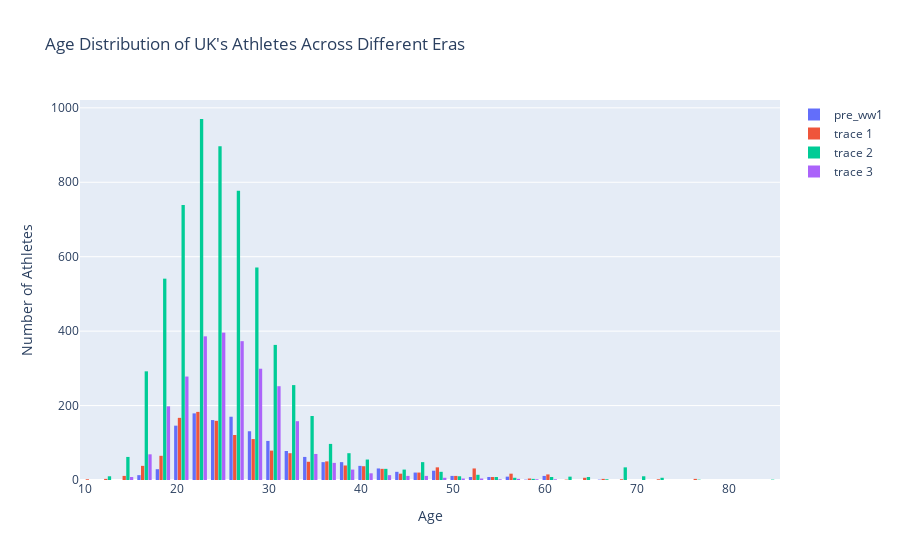

The notebook cell this image was saved under:
### Code cell
athlete_events = pd.read_csv("../Project/data/athlete_events.csv")
UK_athletes = athlete_events[athlete_events['NOC'] == 'GBR']
pre_ww1 = UK_athletes[UK_athletes['Year'] < 1914]

between_wars = UK_athletes[(UK_athletes['Year'] >= 1914) & (UK_athletes['Year'] < 1945)]

post_ww2_pre_2000 = UK_athletes[(UK_athletes['Year'] >= 1945) & (UK_athletes['Year'] < 2000)]

post_2000 = UK_athletes[UK_athletes['Year'] >= 2000]

ages_names = ['pre_ww1', 'between_wars', 'post_ww2_pre_2000', 'post_2000']

fig_pre_ww1 = px.histogram(pre_ww1, x='Age', nbins=50,
                        title="Age Distribution of UK's Athletes Before WWI",
                        labels={'Age': 'Age of Athletes',
                                'count': 'Number of Athletes',
                                'color': 'Number of Athletes'})

fig_between_wars = px.histogram(between_wars, x='Age', nbins=50,
                        title="Age Distribution of UK's Athletes between WWI & WWII",
                        labels={'Age': 'Age of Athletes'})

fig_post_ww2 = px.histogram(post_ww2_pre_2000, x='Age', nbins=50,
                        title="Age Distribution of UK's Athletes After WWII",
                        labels={'Age': 'Age of Athletes',
                                'trace': "Age Distribution of UK's Athletes After WWII"})

fig_post_2000 = px.histogram(post_2000, x='Age', nbins=50,
                        title="Age Distribution of UK's Athletes After 2000s",
                        labels={'Age': 'Age of Athletes'})
fig_all = make_subplots()

fig_all.add_trace(go.Histogram(x=pre_ww1['Age'], nbinsx=50, name='pre_ww1'))
fig_all.add_trace(go.Histogram(x=between_wars['Age'], nbinsx=50))
fig_all.add_trace(go.Histogram(x=post_ww2_pre_2000['Age'], nbinsx=50))
fig_all.add_trace(go.Histogram(x=post_2000['Age'], nbinsx=50))

fig_all.update_layout(title_text="Age Distribution of UK's Athletes Across Different Eras",
                xaxis_title_text="Age",
                yaxis_title_text="Number of Athletes",
                bargap=0.2,
                bargroupgap=0.1,
                hovermode='x unified',
                )
fig_all.update_xaxes(title_text="Age")
fig_all.update_yaxes(title_text="Number of Athletes")

fig_all.show()

### Figure 1 — Plotly figure (JSON) as saved in the notebook; plotly's stock layout.template omitted (floating-point values rounded to 4 significant figures; data arrays with more than 128 entries replaced by an {"elided": "..."} marker saying what was removed)
{"data": [{"name": "pre_ww1", "nbinsx": 50, "type": "histogram", "x": {"elided": "1723 int values"}}, {"nbinsx": 50, "type": "histogram", "x": {"elided": "1680 int values"}}, {"nbinsx": 50, "type": "histogram", "x": {"elided": "6216 int values"}}, {"nbinsx": 50, "type": "histogram", "x": {"elided": "2637 int values"}}], "layout": {"bargap": 0.2, "bargroupgap": 0.1, "hovermode": "x unified", "title": {"text": "Age Distribution of UK's Athletes Across Different Eras"}, "xaxis": {"anchor": "y", "domain": [0, 1], "title": {"text": "Age"}}, "yaxis": {"anchor": "x", "domain": [0, 1], "title": {"text": "Number of Athletes"}}}}
